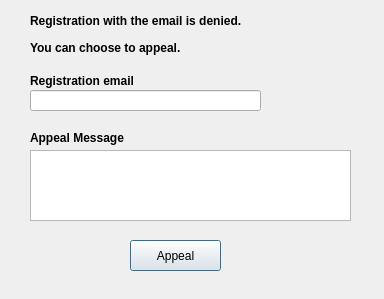
<?xml version="1.0" encoding="UTF-8"?>
<ui version="4.0">
 <class>Dialog</class>
 <widget class="QDialog" name="Dialog">
  <property name="geometry">
   <rect>
    <x>0</x>
    <y>0</y>
    <width>384</width>
    <height>299</height>
   </rect>
  </property>
  <property name="windowTitle">
   <string>Registration Appeal</string>
  </property>
  <widget class="QLabel" name="label">
   <property name="geometry">
    <rect>
     <x>30</x>
     <y>130</y>
     <width>131</width>
     <height>16</height>
    </rect>
   </property>
   <property name="font">
    <font>
     <weight>75</weight>
     <bold>true</bold>
    </font>
   </property>
   <property name="text">
    <string>Appeal Message</string>
   </property>
  </widget>
  <widget class="QLabel" name="label_2">
   <property name="geometry">
    <rect>
     <x>30</x>
     <y>70</y>
     <width>121</width>
     <height>21</height>
    </rect>
   </property>
   <property name="font">
    <font>
     <weight>75</weight>
     <bold>true</bold>
    </font>
   </property>
   <property name="text">
    <string>Registration email</string>
   </property>
  </widget>
  <widget class="QLineEdit" name="lineEdit_2">
   <property name="geometry">
    <rect>
     <x>30</x>
     <y>90</y>
     <width>231</width>
     <height>21</height>
    </rect>
   </property>
   <property name="text">
    <string/>
   </property>
  </widget>
  <widget class="QTextEdit" name="textEdit">
   <property name="geometry">
    <rect>
     <x>30</x>
     <y>150</y>
     <width>321</width>
     <height>71</height>
    </rect>
   </property>
  </widget>
  <widget class="QLabel" name="label_3">
   <property name="geometry">
    <rect>
     <x>30</x>
     <y>40</y>
     <width>261</width>
     <height>16</height>
    </rect>
   </property>
   <property name="font">
    <font>
     <pointsize>9</pointsize>
     <weight>75</weight>
     <bold>true</bold>
    </font>
   </property>
   <property name="text">
    <string>You can choose to appeal.</string>
   </property>
  </widget>
  <widget class="QLabel" name="label_4">
   <property name="geometry">
    <rect>
     <x>30</x>
     <y>10</y>
     <width>281</width>
     <height>21</height>
    </rect>
   </property>
   <property name="font">
    <font>
     <pointsize>9</pointsize>
     <weight>75</weight>
     <bold>true</bold>
    </font>
   </property>
   <property name="text">
    <string>Registration with the email is denied. </string>
   </property>
  </widget>
  <widget class="QPushButton" name="pushButton_3">
   <property name="geometry">
    <rect>
     <x>130</x>
     <y>240</y>
     <width>91</width>
     <height>31</height>
    </rect>
   </property>
   <property name="text">
    <string>Appeal</string>
   </property>
   <property name="default">
    <bool>true</bool>
   </property>
  </widget>
 </widget>
 <resources/>
 <connections/>
</ui>
